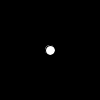
Frame 1 (no input)
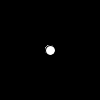
Frame 60 (the mouse pressed at the canvas centre just before this capture)
Frame 120 (the mouse held since frame 60 and released just before this capture): identical to frame 60, image omitted

The Processing sketch that drew these frames (run headless with seeded random() and noise(); from frame 60 on, the mouse is pressed at the canvas centre):

// Processing sketch: pulse_rings_181128
// ── pulse_rings_181128.pde


void setup() {
  background(0);
}

void draw() {
  fill(255);
  ellipse(width/2, height/2, 10, 10);
}
